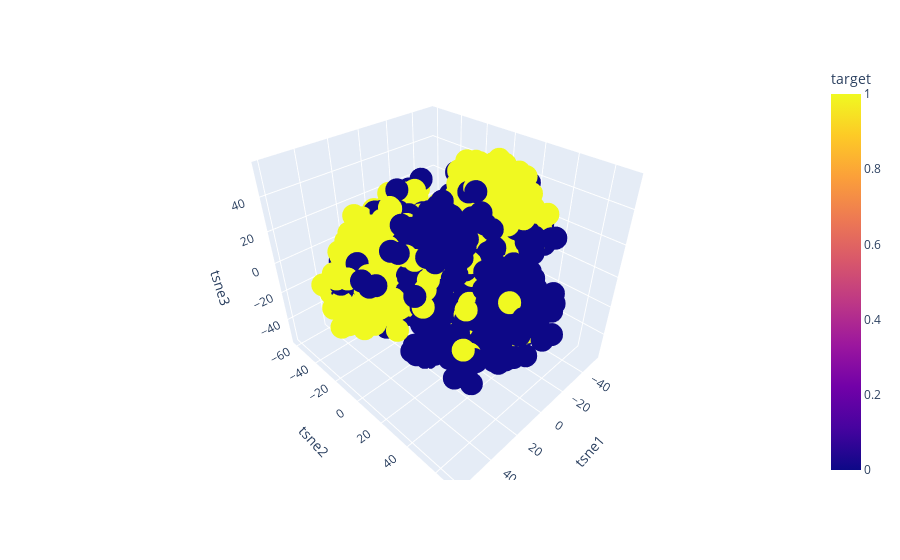

Notebook source saved alongside this figure:
### Code cell
import plotly.express as px
fig = px.scatter_3d(embedding, x='tsne1', y='tsne2', z='tsne3',
              color='target')
fig.show()

### Figure 1 — Plotly figure (JSON) as saved in the notebook; plotly's stock layout.template omitted (floating-point values rounded to 4 significant figures; data arrays with more than 128 entries replaced by an {"elided": "..."} marker saying what was removed)
{"data": [{"hovertemplate": "tsne1=%{x}<br>tsne2=%{y}<br>tsne3=%{z}<br>target=%{marker.color}<extra></extra>", "legendgroup": "", "marker": {"color": {"elided": "913 int values"}, "coloraxis": "coloraxis", "symbol": "circle"}, "mode": "markers", "name": "", "scene": "scene", "showlegend": false, "type": "scatter3d", "x": {"elided": "913 float values"}, "y": {"elided": "913 float values"}, "z": {"elided": "913 float values"}}], "layout": {"coloraxis": {"colorbar": {"title": {"text": "target"}}, "colorscale": [[0, "#0d0887"], [0.1111, "#46039f"], [0.2222, "#7201a8"], [0.3333, "#9c179e"], [0.4444, "#bd3786"], [0.5556, "#d8576b"], [0.6667, "#ed7953"], [0.7778, "#fb9f3a"], [0.8889, "#fdca26"], [1, "#f0f921"]]}, "legend": {"tracegroupgap": 0}, "margin": {"t": 60}, "scene": {"domain": {"x": [0, 1], "y": [0, 1]}, "xaxis": {"title": {"text": "tsne1"}}, "yaxis": {"title": {"text": "tsne2"}}, "zaxis": {"title": {"text": "tsne3"}}}}}
